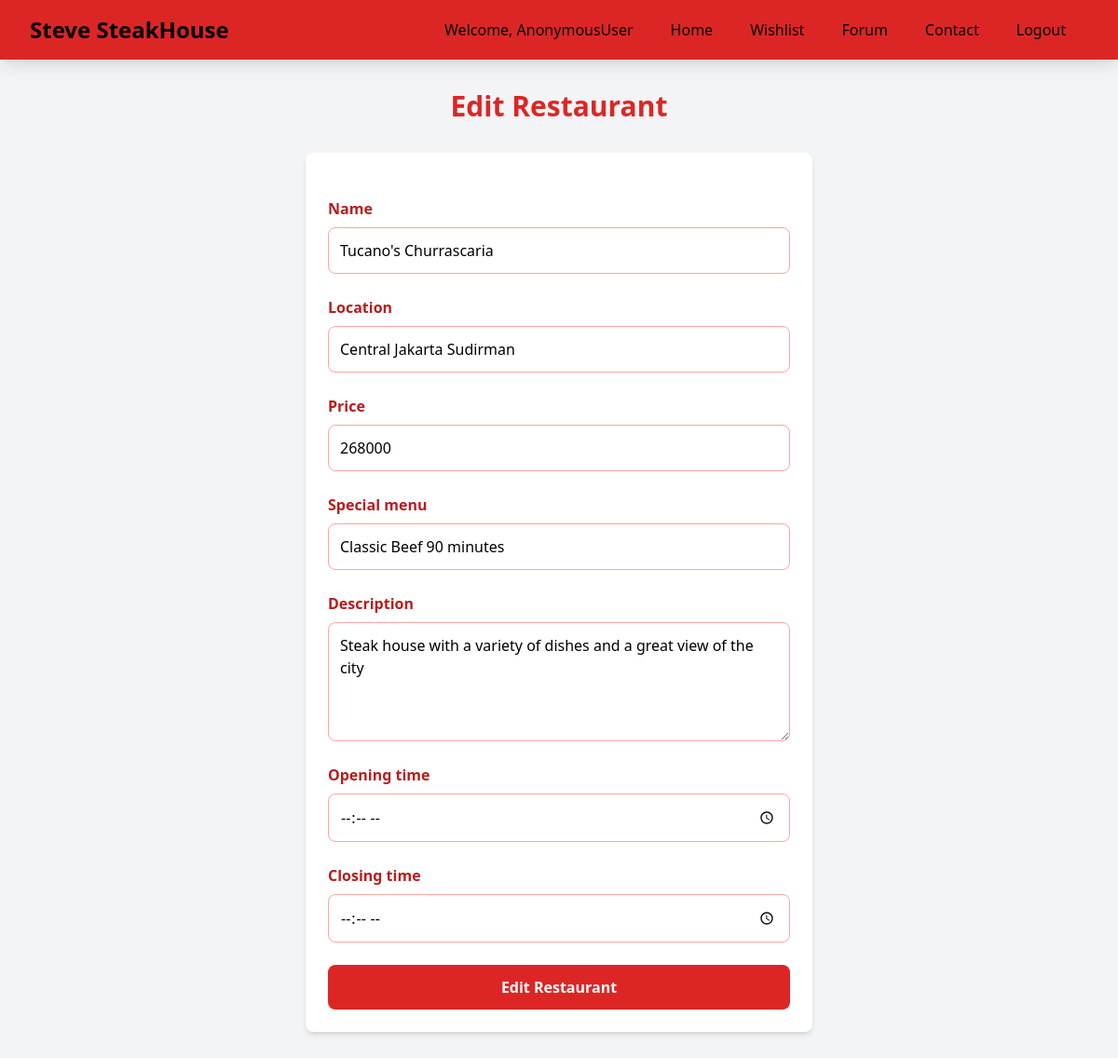
The page /resto/edit-resto/1/ on the database its author committed.
### resto/models.py (models this page shows, shortened)
class Restaurant(models.Model):
    id = models.IntegerField(primary_key=True)
    name = models.CharField(max_length=100)
    price = models.IntegerField(validators=[MinValueValidator(1)])
    location = models.CharField(max_length=100)
    special_menu = models.CharField(max_length=100)
    rating = models.PositiveIntegerField(
        validators=[MinValueValidator(1), MaxValueValidator(5)], default = 0
    )
    description = models.TextField(default= "Steak house with a variety of dishes and a great view of the city")
    opening_time = models.TimeField(default="07:00:00")
    closing_time = models.TimeField(default = "22:00:00")

### resto/views.py (the view)
# urls.py: path('edit-resto/<int:id>/', edit_resto, name='edit_resto'),
def edit_resto(request, id):
    restaurant = get_object_or_404(Restaurant, id=id)
    form = RestaurantForm(request.POST or None, instance=restaurant)
    if form.is_valid() and request.method == "POST":
        form.save()
        return HttpResponseRedirect(reverse('main:main_page'))
    context = {'form': form}
    return render(request, "resto/edit_resto.html", context)

### resto/forms.py
class RestaurantForm(ModelForm):
    class Meta:
        model = Restaurant
        fields = ["name", "location", "price", "special_menu","description", "opening_time", "closing_time"]

### resto/templates/resto/edit_resto.html (shortened to what this page needs)
{% extends 'base.html' %}
{% load static %}
{% block content %}
{% include 'navbar.html' %}
<div class="flex flex-col min-h-screen bg-gray-100">
  <div class="container mx-auto px-4 py-8 mt-16 max-w-xl">
    <h1 class="text-3xl font-bold text-center mb-8 text-red-600">Edit Restaurant</h1>
    <div class="bg-white shadow-md rounded-lg p-6">
      <form method="POST" class="space-y-6">
        {% for field in form %}
          <div class="flex flex-col">
            <label for="{{ field.id_for_label }}" class="mb-2 font-semibold text-red-700">{{ field.label }}</label>
            {% if field.name == "description" %}
              <textarea name="{{ field.name }}" id="{{ field.id_for_label }}"
                class="border border-red-300 rounded-lg p-3 w-full h-32 focus:outline-none focus:ring-2 focus:ring-red-500 focus:border-red-500">{{ field.value|default_if_none:'' }}</textarea>
            {% elif field.name == "opening_time" or field.name == "closing_time" %}
              <input type="time" name="{{ field.name }}" id="{{ field.id_for_label }}"
                value="{{ field.value|default_if_none:'' }}"
                class="border border-red-300 rounded-lg p-3 w-full focus:outline-none focus:ring-2 focus:ring-red-500 focus:border-red-500"/>
            {% else %}
              <input type="{{ field.field.widget.input_type }}" name="{{ field.name }}" id="{{ field.id_for_label }}"
                value="{{ field.value|default_if_none:'' }}"
                class="border border-red-300 rounded-lg p-3 w-full focus:outline-none focus:ring-2 focus:ring-red-500 focus:border-red-500"/>
            {% endif %}
          </div>
        {% endfor %}
        <div class="flex justify-center mt-6">
          <button type="submit" class="bg-red-600 text-white font-semibold px-6 py-3 rounded-lg hover:bg-red-700 transition duration-300 ease-in-out w-full">
            Edit Restaurant
          </button>
        </div>
      </form>
    </div>
  </div>
</div>
{% endblock %}

### static/css/global.css (style rules this page uses)
button { background-color: #e3342f; border: none; color: white; font-size: 1rem; font-weight: bold; padding: 12px 16px; border-radius: 5px; cursor: pointer; transition: background-color 0.3s ease, box-shadow 0.3s ease; }

### rows shown on the page
Restaurant: name "Tucano's Churrascaria" "Central Jakarta Sudirman" "Classic Beef 90 minutes", description "Steak house with a variety of dishes and a great view of the city"

### other values the page prints
{{ user }} "AnonymousUser"
{{ field.label }} "Name" "Location" "Price" "Special menu" "Description" "Opening time" "Closing time"
